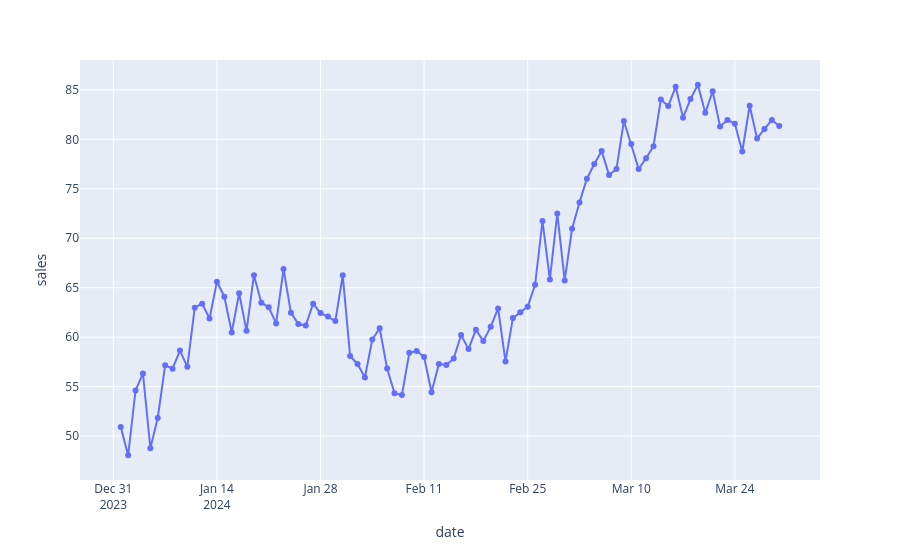

Notebook source saved alongside this figure:
### Markdown cell above
Draw a line chart of sales over date and a histogram of marks using Plotly.

### Code cell
img = px.line(sales, x='date', y='sales',markers='o')
img.show()
